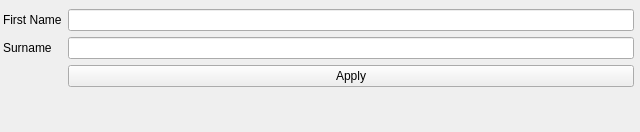
<?xml version="1.0" encoding="UTF-8"?>
<ui version="4.0">
 <class>addPlayerWindow</class>
 <widget class="QMainWindow" name="addPlayerWindow">
  <property name="geometry">
   <rect>
    <x>0</x>
    <y>0</y>
    <width>640</width>
    <height>132</height>
   </rect>
  </property>
  <property name="windowTitle">
   <string>Add Player</string>
  </property>
  <widget class="QWidget" name="centralwidget">
   <widget class="QWidget" name="layoutWidget">
    <property name="geometry">
     <rect>
      <x>3</x>
      <y>9</y>
      <width>631</width>
      <height>121</height>
     </rect>
    </property>
    <layout class="QFormLayout" name="formLayout">
     <item row="0" column="0">
      <widget class="QLabel" name="firstNameLabel">
       <property name="text">
        <string>First Name</string>
       </property>
      </widget>
     </item>
     <item row="0" column="1">
      <widget class="QLineEdit" name="firstNameInput"/>
     </item>
     <item row="1" column="0">
      <widget class="QLabel" name="surnameLabel">
       <property name="text">
        <string>Surname</string>
       </property>
      </widget>
     </item>
     <item row="1" column="1">
      <widget class="QLineEdit" name="surnameInput"/>
     </item>
     <item row="2" column="1">
      <widget class="QPushButton" name="applyButton">
       <property name="text">
        <string>Apply</string>
       </property>
      </widget>
     </item>
    </layout>
   </widget>
  </widget>
 </widget>
 <resources/>
 <connections/>
</ui>
